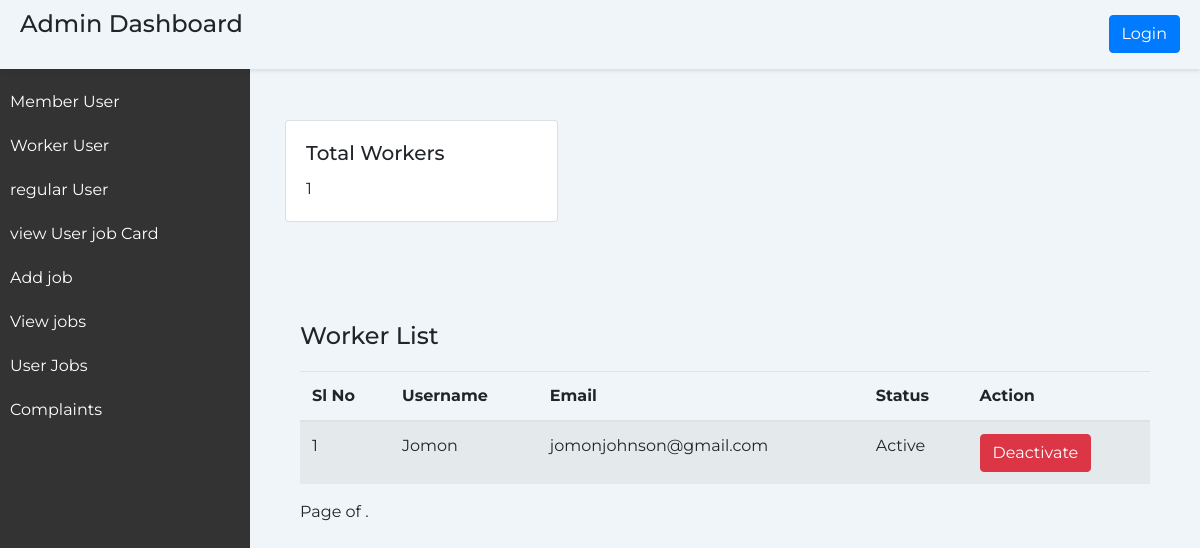
Page /worker on the earlier database version.
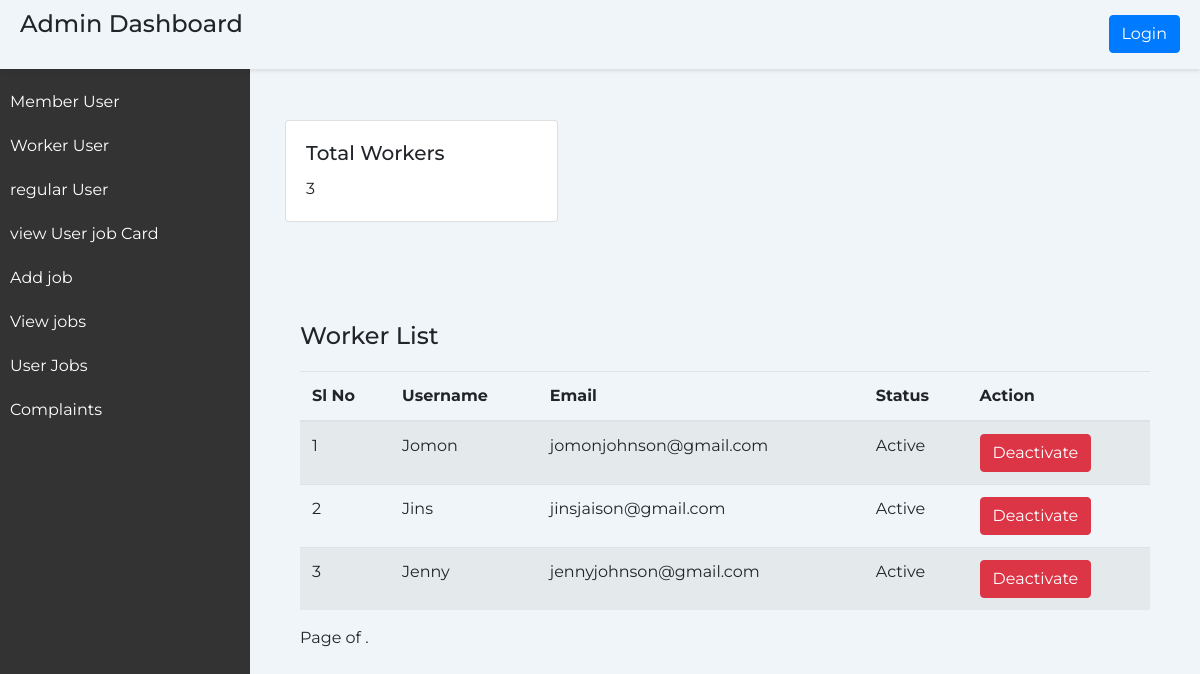
Same page on the later database version.
### home/models.py (models this page shows, shortened)
class CustomUser(AbstractUser):
    user_type = models.CharField(max_length=20) # Add any additional fields you need
    email=models.EmailField(unique=True)
    is_mentor = models.BooleanField(default=False)
    admin_id = models.CharField(max_length=10, blank=True, null=True)
    is_verified = models.BooleanField(default=False)
    panchayath_name = models.CharField(max_length=100, blank=True, null=True,default='')
    ward_number = models.CharField(max_length=10, blank=True, null=True,default='')
    has_edited_profile = models.BooleanField(default=False)

### home/views.py (the view)
# urls.py: path('worker',views.worker,name='worker'),
def worker(request):
    worker_users = CustomUser.objects.filter(user_type='worker')
    worker_count=worker_users.count()
    context = {
                'worker_users': worker_users,
                'worker_count':worker_count,
             }
    return render(request,'worker.html',context)

### templates/worker.html (shortened to what the changed rows need)
<!DOCTYPE html>
                <html lang="en">
                <head>
                    <link href="https://maxcdn.bootstrapcdn.com/bootstrap/4.5.2/css/bootstrap.min.css" rel="stylesheet">
                </head>
                <body>
                    <div class="header">
                        <h1 class="page-title">Admin Dashboard</h1>
                     </div>
                    <div class="content">
                        <div class="container">
                            <div class="row">
                                <div class="col-md-4">
                                    <div class="card">
                                        <div class="card-body">
                                            <h5 class="card-title">Total Workers</h5>
                                            <p class="card-text">{{ worker_users.count }}</p>
                                        </div>
                                    </div>
                                </div>
                            </div>
                            <div class="container">
                                <div id="worker-list">
                                    <h2 class="page-title mt-4">Worker List</h2>
                                    <table class="table table-striped">
                                        <thead>
                                            <tr>
                                                <th>Sl No</th>
                                                <th>Username</th>
                                                <th>Email</th>
                                                <th>Status</th>
                                                <th>Action</th>
                                            </tr>
                                        </thead>
                                        <tbody>
                                            {% for user in worker_users %}
                                            <tr>
                                                <td>{{ forloop.counter }}</td>
                                                <td>{{ user.username }}</td>
                                                <td>{{ user.email }}</td>
                                                <td>
                                                    {% if user.is_active %}
                                                        Active
                                                    {% else %}
                                                        Deactivated
                                                    {% endif %}
                                                </td>
                                                <td>
                                                    {% if user.is_active %}
                                                            <form method="post" action="{% url 'deactivate_user' user.id %}">
                                                                <button type="submit" class="btn btn-danger">Deactivate</button>
                                                            </form>
                                                        {% else %}
                                                            <form method="post" action="{% url 'activate_user' user.id %}">
                                                                {% csrf_token %}
                                                                <button type="submit" class="btn btn-success">Activate</button>
                                                            </form>
                                                    {% endif %}
                                                </td>
                                            </tr>
                                            {% endfor %}
                                        </tbody>
                                    </table>
                                </div>
                            </div>
                </body>
                </html>

Differences in the rows shown:
added CustomUser: username "Jins", email "jinsjaison@gmail.com", is_active "Active"
added CustomUser: username "Jenny", email "jennyjohnson@gmail.com", is_active "Active"
Other differences:
{{ worker_users.count }}: "1" → "3"
